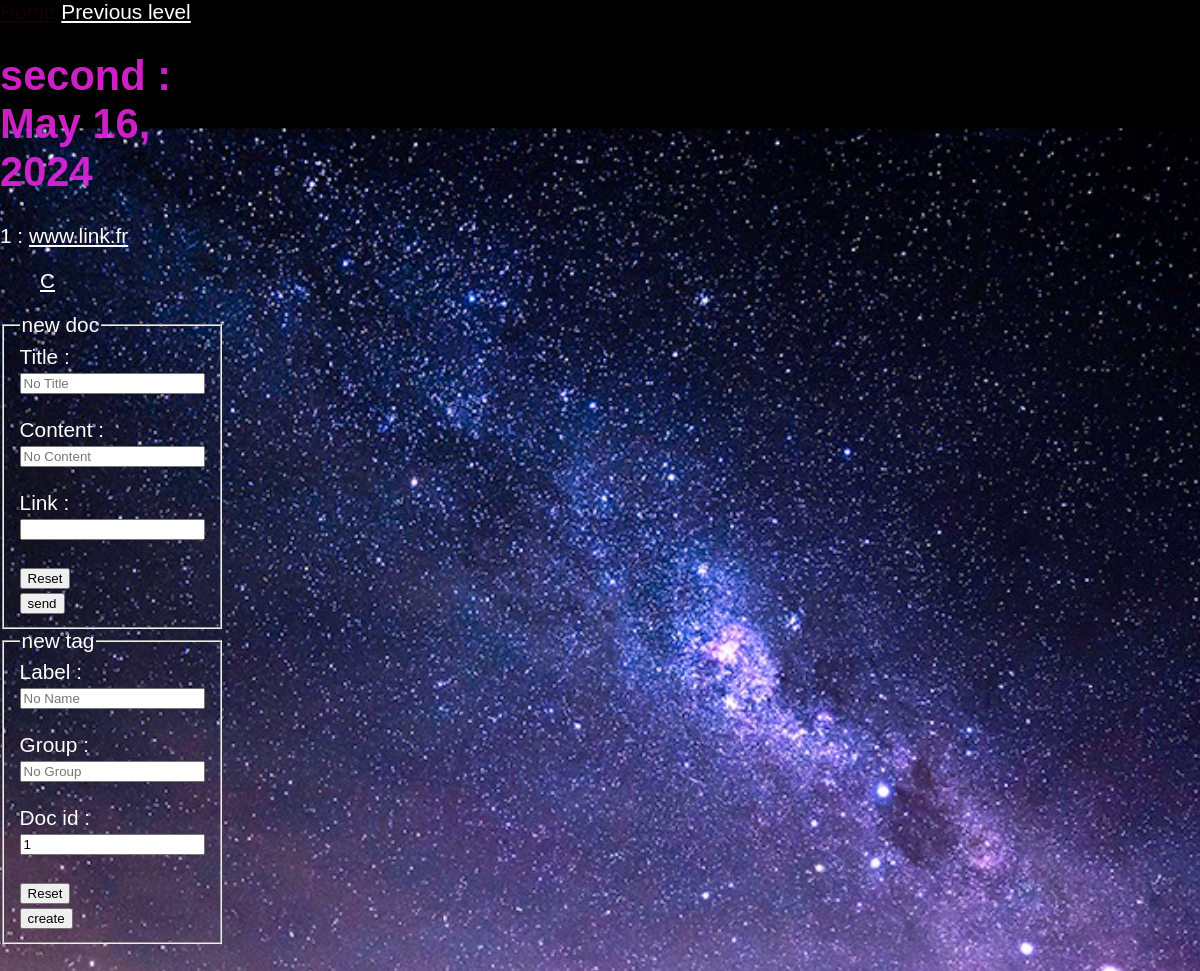
Page /doc/1 on the committed database.
### doc/models.py (models this page shows, shortened)
class Document(models.Model):
    title = models.CharField(max_length=40,default="")
    content = models.CharField(max_length=100,default="")
    date = models.DateField("date creation",default=timezone.now)
    link = models.URLField()
    """
    @classmethod
    def create(cls,title,content_id,group_id,date,link):
        item = cls(group_id,title,content_id,date,link)
        # do something with the created item
        return item
    """

class Tag(models.Model):
    group = models.ForeignKey(Group,on_delete=models.CASCADE,default=None)
    name = models.CharField(max_length=30,default="")
    doc_id = models.ForeignKey(Document,on_delete=models.CASCADE,default=0)
    is_group = models.BooleanField(default=False)

### doc/views.py (the view)
# urls.py: path("<int:document_id>",views.detail,name="detail"),
def detail(request,document_id=None):
    name = "detail"
    print(document_id,request)
    if document_id != None:
        document = get_object_or_404(Document,pk=document_id)
        tags = Tag.objects.filter(pk=document_id)
        context={"name":name,"tags":tags,"document":document}
    else:
        document_list = Document.objects.order_by("id")
        last_id = Document.objects.last().id
        next_id = last_id + 1
        context={"name":name,"next_id":next_id,"document_list":document_list}
    return render(request,"doc/detail.html",context)

### doc/templates/doc/detail.html (shortened to what this page needs)
<!doctype html>
<html>
    <head>
        {% load static %}
        <link href="{% static '/style2.css' %}" rel="stylesheet">
    </head>
    <body>
        <div>
            <a href="/doc">Home</a>
            <a href="../">Previous level</a>
            {% if document %}
            <h1>{{ document.title }} : {{ document.date }}</h1>
            <p> {{ document.id }} : <a href="{{document.link}}">{{document.link}}</a></p>
                <ul>
                    {% if tags %}
                        {% for t in tags %}
                            <li><a href="/tag/{{t.id}}" >{{t.name}}</a></li>
                        {% endfor %}
                    {% else %}
                    No tag found for doc id = {{document.id}}
                    {% endif %}
                </ul>
            {% endif %}
            <div>
                {% if document %}
                <form method="post" action="{% url 'detail' document.id %}">
                {% else %}
                <form method="post" action="{% url 'detail' %}">
                {%endif%}
                    <fieldset>
                        <legend>new doc</legend>
                        <div>
                            <label for="ftitle">Title :</label>
                            <input type="text" id="ftitle" name="ftitle" placeholder="No Title">
                        </div>
                        <br>
                        <div>
                            <label for="fcontent">Content :</label>
                            <input type="text" id="fcontent" name="fcontent" placeholder="No Content">
                        </div>
                        <br>
                        <div>
                            <label for="flink">Link :</label>
                            <input type="link" id="flink" name="flink">
                        </div>
                        <br>
                        <div>
                            <input type="reset">
                        </div>
                        <div>
                            <input type="submit" value="send">
                        </div>
                    </fieldset>
                </form>
                {%if document %}
                <form method="post" action="{% url 'detail' document.id %}" >
                {% else %}
                <form method="post" action="{% url 'detail' %}">
                {% endif %}
                    <fieldset>
                        <legend>new tag</legend>
                        <div>
                            <label for="fname">Label :</label>
                            <input type="text" id="fname" name="fname" placeholder="No Name">
                        </div>
                        <br>
                        <div>
                            <label for="fgroup">Group :</label>
                            <input type="text" id="fgroup" name="fgroup" placeholder="No Group">
                        </div>
                        <br>
                        <div>
                            <label for="fdid">Doc id :</label>
                            <input type="text" id="fdid" name="fdid" value="{{document.id}}">
                        </div>
                        <br>
                        <div>
                            <input type="reset">
                        </div>
                        <div>
                            <input type="submit" value="create" id="create">
                        </div>
                    </fieldset>
                </form>
            </div>
        </div>
    </body>
</html>

### doc/static/style2.css (style rules this page uses)
a { color: white }
ul { list-style: none; transition: 1s; }
body { height: 1800px; margin: 0; padding: 0; background: url(../static/img/bg/star.jpg); background-repeat: no-repeat; background-position: center; background-attachment: fixed; background-size: cover; display:grid; grid-template-rows: 1fr 1fr 5fr 1fr 1fr; grid-template-columns: 1fr 6fr 1fr; font-family: 'Franklin Gothic Medium', 'Arial Narrow', Arial, sans-serif; font-size: 1.3rem; color : rgba(233, 143, 221,0.9); }
h1 { color: rgba(255,40,245,0.8); align-self: center; }
p { justify-content: flex-end; }
ul { display: flex; flex-direction: column; }

### rows in the picture
Document: title "second", date "May 16, 2024", id "1", link "www.link.fr", fdid "1"
Tag: name "C"
